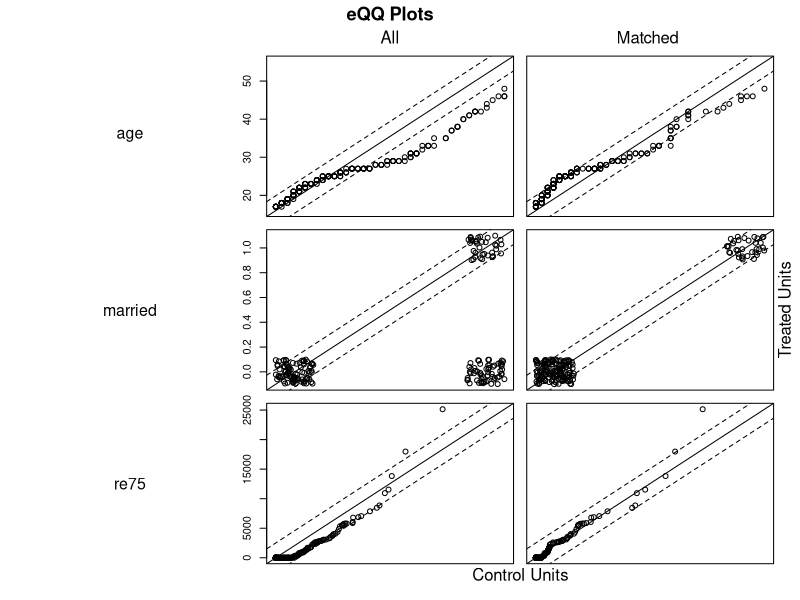

Write R code to recreate this figure.
# Librerías
library(tidyverse)
library(MatchIt)

# Cargar datos
data("lalonde")

# Visualizar datos
lalonde %>% head()

# Conteo de tratamiento
lalonde %>% group_by(treat) %>% summarise(count = n())

# Inicializar match con Nearest Neighbor
match <- matchit(formula = treat ~ age + educ + married + re75,
                 data = lalonde, method = 'nearest', distance = 'glm',
                 link = 'logit', estimad = 'ATT')

# Balance antes de emparejar
match %>% summary() %>% pluck('sum.all') %>% round(2)

# Balance después de emparejar
match %>% summary() %>% pluck('sum.matched') %>% round(2)

# Conteo de observaciones tras emparejar
match %>% summary() %>% pluck('nn')

# Extraer datos emparejados de `match`
df <- match.data(match)

# Visualizar resultados de emparejamiento
plot(match, type = "qq", interactive = FALSE,
     which.xs = c("age", "married", "re75"))

# Diferencia de medias simple sin emparejar
t0 <- t.test(x = lalonde %>% filter(treat == 0) %>% pull(re78),
             y = lalonde %>% filter(treat == 1) %>% pull(re78))

# Diferencia de medias simple tras emparejar
t1 <- t.test(x = df %>% filter(treat == 0) %>% pull(re78),
             y = df %>% filter(treat == 1) %>% pull(re78))

# Visualizar efectos estimados
t0$estimate %>% diff() # Sin matching es negativo
t1$estimate %>% diff() # Con matching es positivo
